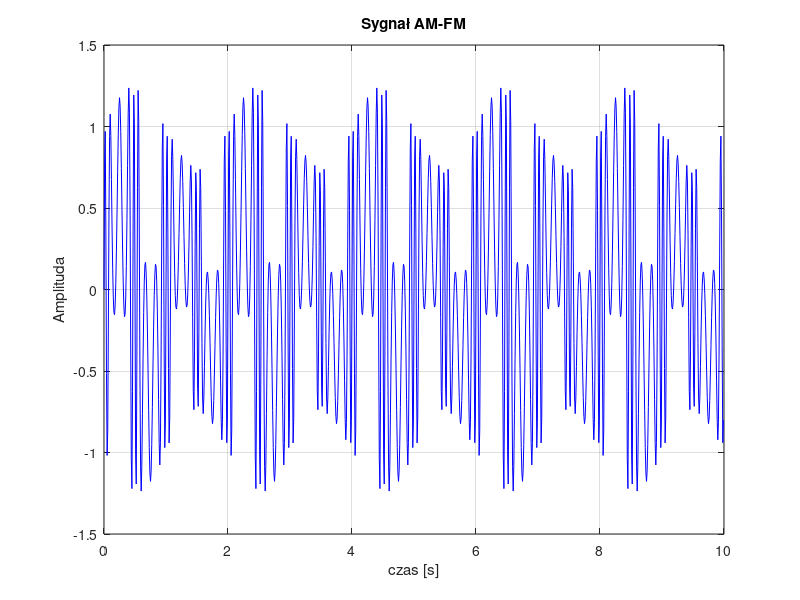
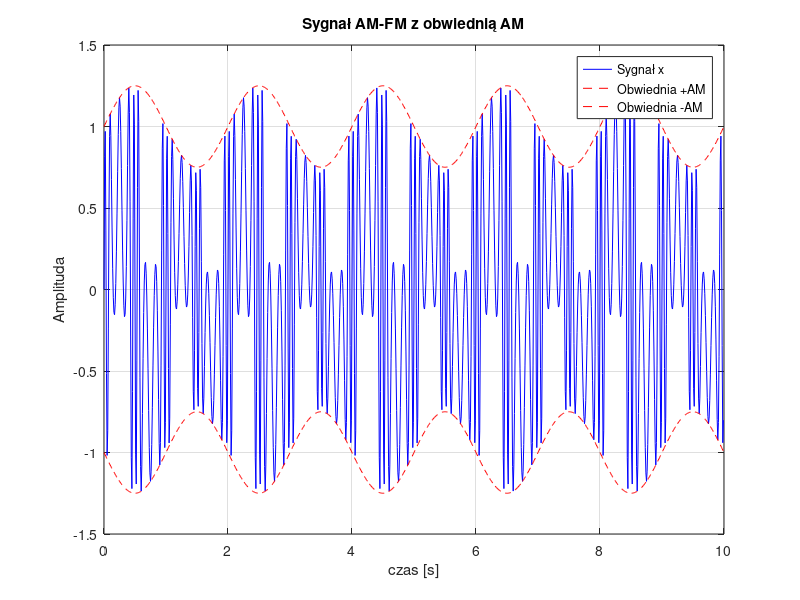
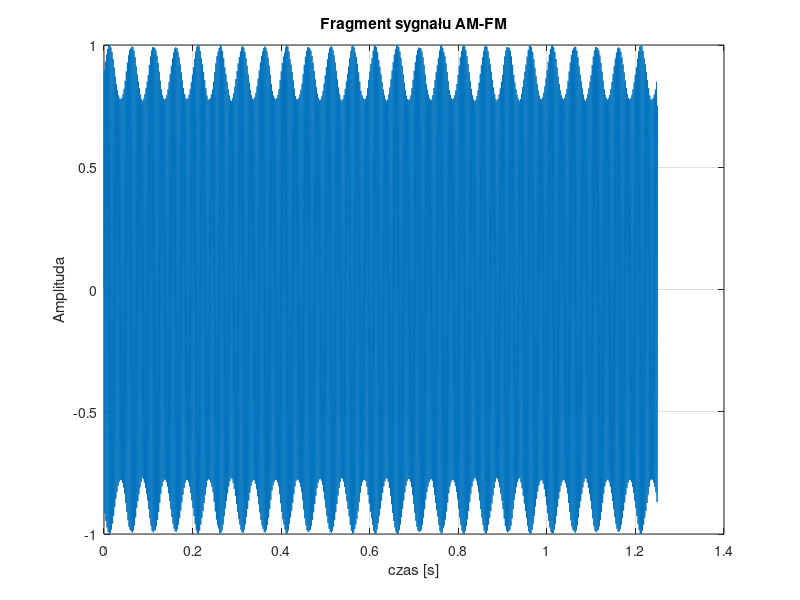

Source code (MATLAB) for these figures, in order:
clear all; close all; clc;
fpr = 100;  % czestotliwosc probkowania
Nx = 1000;  % liczba probek
dt = 1/fpr;  % okres probkowania
t = dt*(0:Nx-1);  % chwile pobierania probek

% Parametry AM-FM
f_A = 0.5;    % Hz, czestotliwosc modulacji AM
k_A = 0.25;   % glebokosc modulacji AM
f_0 = 5;      % Hz, czestotliwosc nosna FM
f_F = 2;      % Hz, czestotliwosc modulujaca FM
k_F = 5;      % glebokosc modulacji FM

% Generowanie sygnału AM-FM
AM = 1 + k_A * sin(2*pi*f_A*t); % obwiednia AM
FM = sin(2*pi*f_0*t + k_F * sin(2*pi*f_F*t)); % sygnal FM

x = AM .* FM; % sygnal AM-FM

plot(t, x, 'b-');
grid; title('Sygnał AM-FM');
xlabel('czas [s]'); ylabel('Amplituda');

% Obwiednia amplitudy (AM)
figure;
plot(t, x, 'b', t, AM, 'r--', t, -AM, 'r--');
grid; title('Sygnał AM-FM z obwiednią AM');
xlabel('czas [s]'); ylabel('Amplituda');
legend('Sygnał x', 'Obwiednia +AM', 'Obwiednia -AM');


%% Zwiększona częstotliwość próbkowania

fpr = 8000;
Nx = 5*fpr;  % 5 sekund sygnału
dt = 1/fpr;
t = dt*(0:Nx-1);

% Proporcjonalnie zwiększone częstotliwości
f_0 = 400;

f_A = 20;
k_A = 0.125;
f_F = 3;
k_F = 25;

% Definicje z tabeli 2.2
mA = sin(2*pi*f_A*t);  % sygnał modulujący AM
AM = 1 + k_A * mA;  % obwiednia AM

mF = sin(2*pi*f_F*t);  % sygnał modulujący FM
FM = sin(2*pi*f_0*t + k_F * cumsum(mF)*dt);  % FM zgodnie z tabelą

x = AM .* FM;  % sygnał AM-FM

x = x / max(abs(x));  % normalizacja sygnału przed odtworzeniem
soundsc(x, fpr);  % odsłuch sygnału

figure;
% plot(t(1:1000), x(1:1000));
plot(t(1:10000), x(1:10000));
title('Fragment sygnału AM-FM');
xlabel('czas [s]'); ylabel('Amplituda');
grid;
